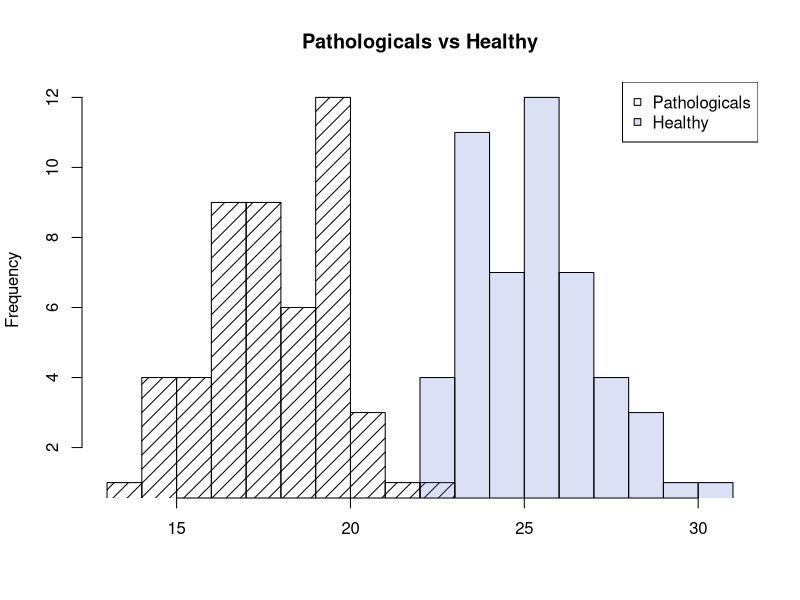
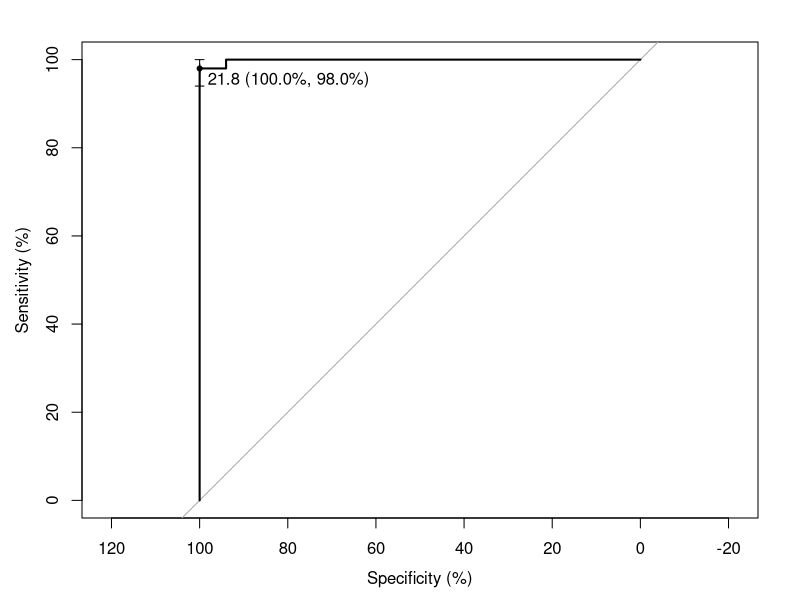
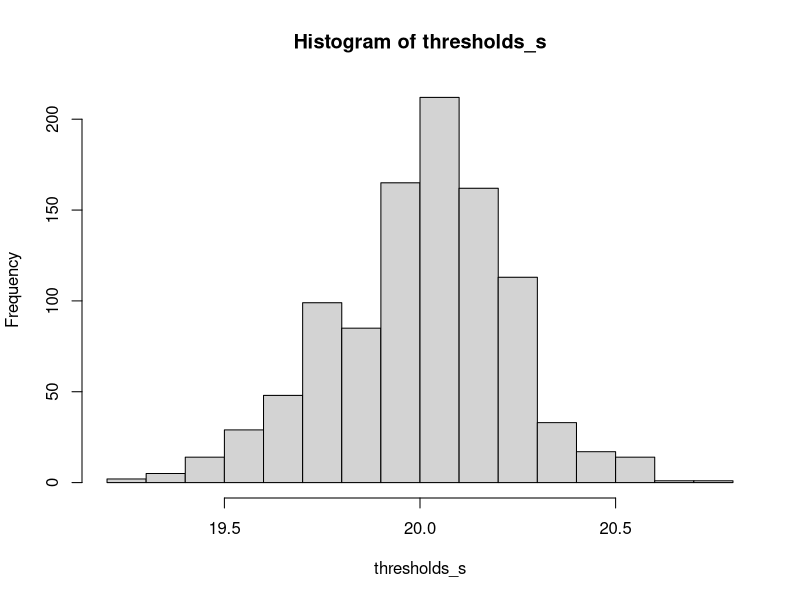

These charts were generated, in order, by the following R code:
###############################
# SENSITIVITY /SPECIFIFICTY AND ROC ANALYSIS
###############################
rm(list=ls())
# In this script I simulate some data for sensitivity, Specificity and ROC analysis.
# to this aim I create two groups (Pathological and Patients), but note that this could be applied for any categorical distinction
# e.g. simulators, for non-simulators, etc.

### Simulate data
n_pat = 50 # number of Pathological individuals
n_contr = 50 # number of Healthy (Controls) individuals

# simulate group of group of Pathologicals
pat_mean = 18
pat_sd = 2

# simulate group of Healthy
contr_mean = 25
contr_sd = 2

pat = rnorm(n_pat, mean=pat_mean, sd=pat_sd)
contr = rnorm(n_contr, mean=contr_mean, sd=contr_sd)

dat = data.frame(Score = c(pat, contr), Group=c(rep("Pathological", n_pat), rep("Healthy", n_contr)))
dat$Group = factor(dat$Group)

head(dat)

#########################
## PLOT HISTOGRAMS  #####
#########################

col_transp = rgb(0.3, 0.4, 0.8, alpha=0.2)

h1 = hist(dat[dat$Group=="Pathological", "Score"], plot=F)
h2 = hist(dat[dat$Group=="Healthy", "Score"], plot=F)
  
x_range = c( min(c(h1$breaks, h2$breaks)), max(c(h1$breaks, h2$breaks)))
y_range = c( min(c(h1$counts, h2$counts)), max(c(h1$counts, h2$counts)))

Path_scores = dat[dat$Group=="Pathological", "Score"]
Healthy_scores = dat[dat$Group=="Healthy", "Score"]

hist(Path_scores, main="Pathologicals vs Healthy", breaks=10, xlab="", density=10, angle=45, col="black",
     xlim=x_range, ylim=y_range)
par(new=TRUE)
hist(Healthy_scores, xlim=range_score, main="", breaks=10, xlab="", col=col_transp, add=TRUE)
legend("topright", legend=c("Pathologicals", "Healthy"), pt.bg=c("white", col_transp),  pch=c(22,22))

### ROC ANALYSIS

# library
library(pROC)

roc.dat = roc(dat$Group, dat$Score, ci=TRUE, ci.thresholds=TRUE,  percent=TRUE, direction=">")

plot(roc.dat, print.thres="best", print.thres.best.method="topleft")

plot(ci(roc.dat, of="thresholds", thresholds="best", best.method="topleft")) 

#### REPORT FP/FN, TP/TN WITH THE THRESHOLDS
res = ci(roc.dat, of="thresholds", thresholds="best", best.method="topleft")
threshold = as.numeric(rownames(res$sensitivity))

TP = sum(dat[dat$Group=="Pathological", "Score"] < threshold)
TN = sum(dat[dat$Group=="Healthy", "Score"] >= threshold)
FP = sum(dat[dat$Group=="Healthy", "Score"] < threshold)
FN = sum(dat[dat$Group=="Pathological", "Score"] >= threshold)

Sensitivity = TP/(TP + FN)
Specificity = TN/(TN + FP)
Accuracy = (TN + TP)/(TN+TP+FN+FP)

print(Sensitivity)
print(Specificity)
print(Accuracy)


### BASE RATE EFFECTS
# go back to the beginning lins of the code change the n_pat and n_contr at the beginning and see the base rate effect.
# (try to create and imbalance between Patients, and Controls).  Sensitivty and Negativity will not change,
# but PPV and NPV will

PPV = TP / (TP + FP)
NPV = TN / (TN + FN)

print(PPV)
print(NPV)


########################
## EFFECT OF SAMPLE/POPULATION
########################

### Simulate data from large sample (to assume it is population level values)
n_pat = 10000 # number of Pathological individuals
n_contr = 10000 # number of Healthy (Controls) individuals

# simulate group of group of Pathologicals
pat_mean = 18
pat_sd = 2

# simulate group of Healthys
contr_mean = 22
contr_sd = 2

pat = rnorm(n_pat, mean=pat_mean, sd=pat_sd)
contr = rnorm(n_contr, mean=contr_mean, sd=contr_sd)

dat = data.frame(Score = c(pat, contr), Group=c(rep("Pathological", n_pat), rep("Healthy", n_contr)))
dat$Group = factor(dat$Group)

roc.dat = roc(dat$Group, dat$Score, ci=TRUE, ci.thresholds=TRUE,  percent=TRUE, direction=">")
res = ci(roc.dat, of="thresholds", thresholds="best", best.method="topleft")
threshold = coords(roc.dat, ret="threshold", x="best", best.method="topleft")


# from this sample some participants (for sake of simplicity equal number)
n_pat_s = 200
n_contr_s = 200

k = 1000 # number of sample

pat_group = dat[dat$Group=="Pathological", ]
contr_group = dat[dat$Group=="Healthy", ]

thresholds_s = NULL
  
for (iK in 1:k){
  
pat_s = pat_group[sample(1:dim(pat_group)[1], n_pat_s), ]
contr_s = contr_group[sample(1:dim(contr_group)[1], n_contr_s), ]

dat_s = rbind(pat_s, contr_s)
roc.dat_s = roc(dat_s$Group, dat_s$Score, percent=TRUE, direction=">", verbose=F)
thresh_s = unlist(coords(roc.dat_s, ret="threshold", x="best", best.method="topleft"))
thresholds_s[iK] = thresh_s

}

hist(thresholds_s)

